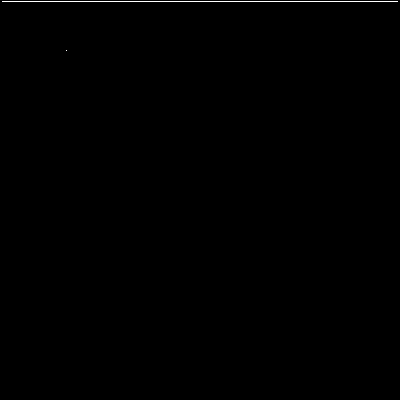
Frame 1 (no input)
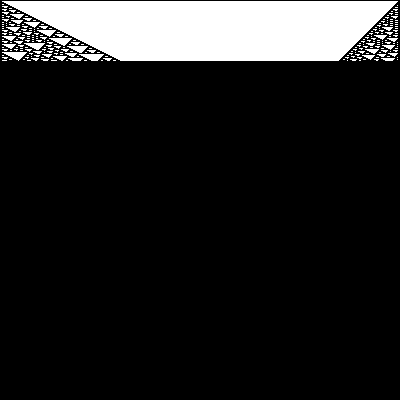
Frame 60 (the mouse pressed at the canvas centre just before this capture)
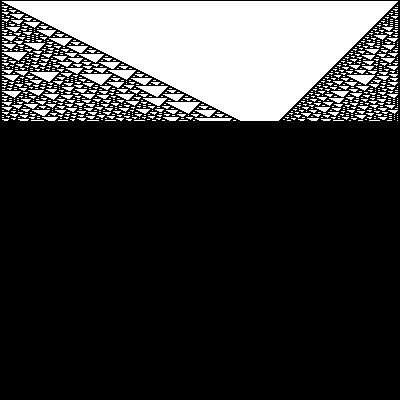
Frame 120 (the mouse held since frame 60 and released just before this capture)

The Processing sketch that drew these frames (run headless with seeded random() and noise(); from frame 60 on, the mouse is pressed at the canvas centre):

// Processing sketch: processing_172110
// ── processing_172110.pde

int[] rules = { 1,1,0,0,0,1,0,1,0};// 10 rules here, but it can be as many rules as i want
int gen = 1; // Generation
color on = color(255);
color off = color(0);

//instead of checking three 3 pixels, you have to check more

void setup() {
  size(400, 400);
  frameRate(60); // Slow down to 8 frames each second
  background(0);
  set(width / 6, 50, on); // Set the top, middle pixel to white
}

void draw() {
// For each pixel, determine new state by examining current
// state and neighbor states and ignore edges that have only
// one neighbor
  for (int i = 1; i < width - 1; i++) {
    int left = get(i - 1, gen - 1);
    int left_b = get(i - 2, gen - 1); // Left neighbor
    int me = get(i, gen - 1); // Current pixel, "get" is a way to get a value
    int right = get(i + 1, gen - 1);
    int right_b = get(i + 2, gen - 1); // Right neighbor
    if (rules(left, left_b, me, right, right_b) == 1) {
      set(i, gen, on);
    }
  }
  gen++; // Increment the generation by 1
  if (gen > height - 1) { // If reached the bottom of the screen,
    noLoop(); // stop the program
  }
}
// Implement the rules
int rules(color a, color b, color c, color d , color e) {
  if ((a == on) && (b == on) && (c == on) && (d == on) && (e == on)) {
    return rules[0];
  }
  if ((a == on) && (b == on) && (c == on)&& (d == on) && (e == off)) {
    return rules[1];
  }
  if ((a == on) && (b == on) && (c == on) && (d == off) && (e == off))  {
    return rules[2];
  }
  if ((a == on) && (b == on) && (c == off)&& (d == off) && (e == off)) {
    return rules[3];
  }
  if ((a == on) && (b == off) && (c == off) && (d == off) && (e == off)) {
    return rules[4];
  }
  if ((a == off) && (b == off) && (c == off) && (d == off) && (e == off)) {
    return rules[5];
  }
  if ((a == off) && (b == on) && (c == off) && (d == off) && (e == off)) {
    return rules[6];
  }
  if ((a == off) && (b == on) && (c == on)&& (d == off) && (e == off)) {
    return rules[7];

  }
  if ((a == off) && (b == on) && (c == on) && (d == on) && (e == off)) {
    return rules[8];
  }
  
                                              //add this 
  if ((a == off) && (b == on) && (c == off) && (d == on) && (e == off)) {
    return rules[9];
  }
    
  
  
  
  return 0;
}
